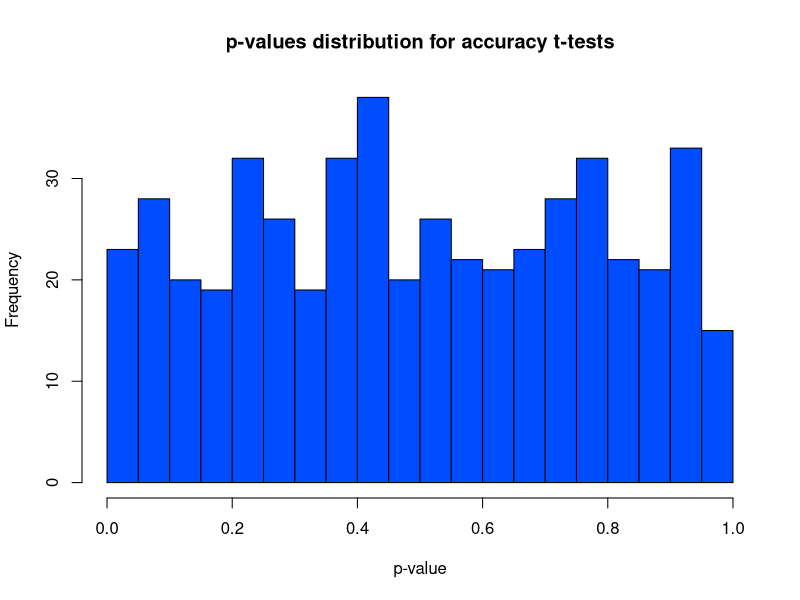
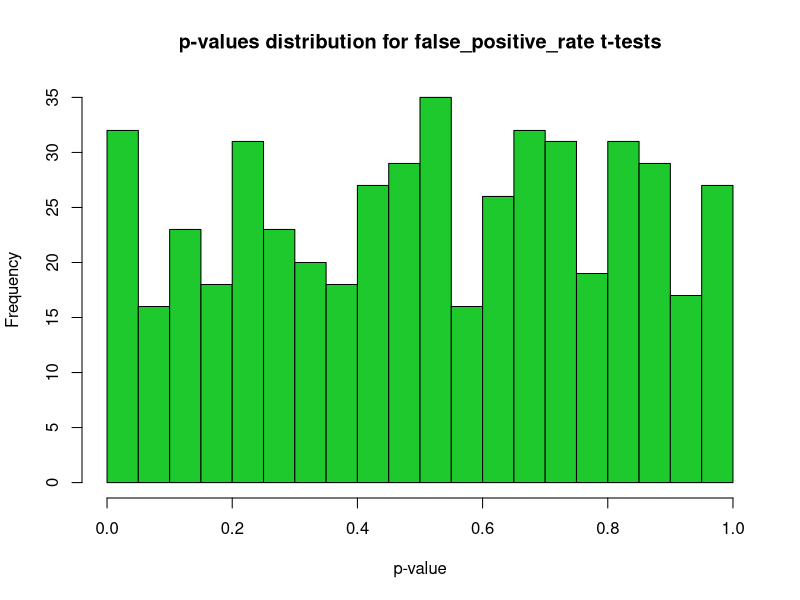
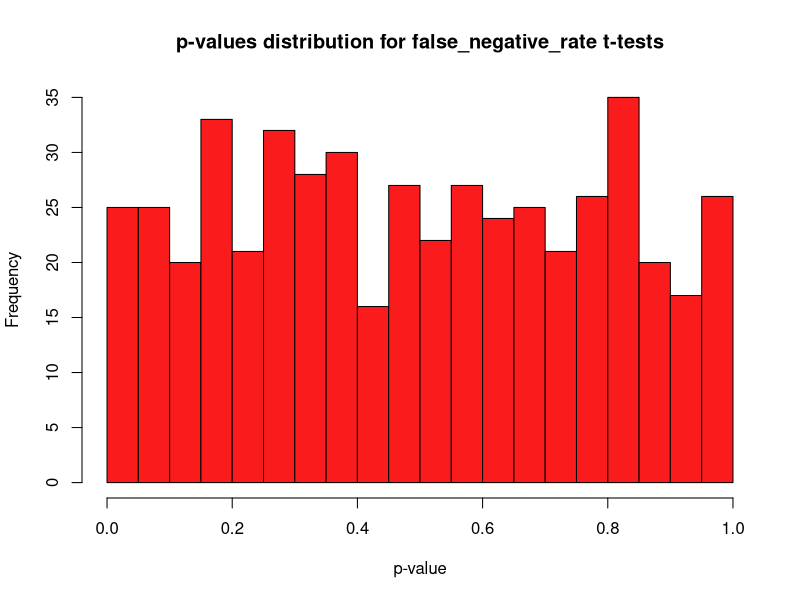

Write R code to recreate these figures, in order.
# DISCLAIMER: DO NOT USE RSTUDIO. We heavily recommend using VSCode as it is an IDE that can run all of this at once

p_values <- list(accuracy = numeric(500), fpr = numeric(500), fnr = numeric(500))
m <- 94
set.seed(123) # Set seed for reproducibility

# Function to perform the t-test and return p-values
perform_test <- function(m, min_val, max_val, alternative) {
  satellite_data <- rbinom(m, 1, 0.5)
  data <- runif(m, min = min_val, max = max_val)
  result <- t.test(data[satellite_data == 1], data[satellite_data == 0], var.equal = TRUE, alternative = alternative)
  return(result$p.value)
}

# Combined loop for all tests
for (i in 1:500) {
  p_values$accuracy[i] <- perform_test(m, min_val = 0.54, max_val = 0.91, alternative = "greater")
  p_values$fpr[i] <- perform_test(m, min_val = 0.02, max_val = 0.45, alternative = "less")
  p_values$fnr[i] <- perform_test(m, min_val = 0.01, max_val = 0.38, alternative = "less")
}

# Plot histograms for the p-value distributions
png("p_values_accuracy.png")
hist(p_values$accuracy, main = "p-values distribution for accuracy t-tests", xlab = "p-value", col = "#004cff", breaks = 20)
dev.off()

png("p_values_fpr.png")
hist(p_values$fpr, main = "p-values distribution for false_positive_rate t-tests", xlab = "p-value", col = "#1dc92c", breaks = 20)
dev.off()

png("p_values_fnr.png")
hist(p_values$fnr, main = "p-values distribution for false_negative_rate t-tests", xlab = "p-value", col = "#fa1c1c", breaks = 20)
dev.off()